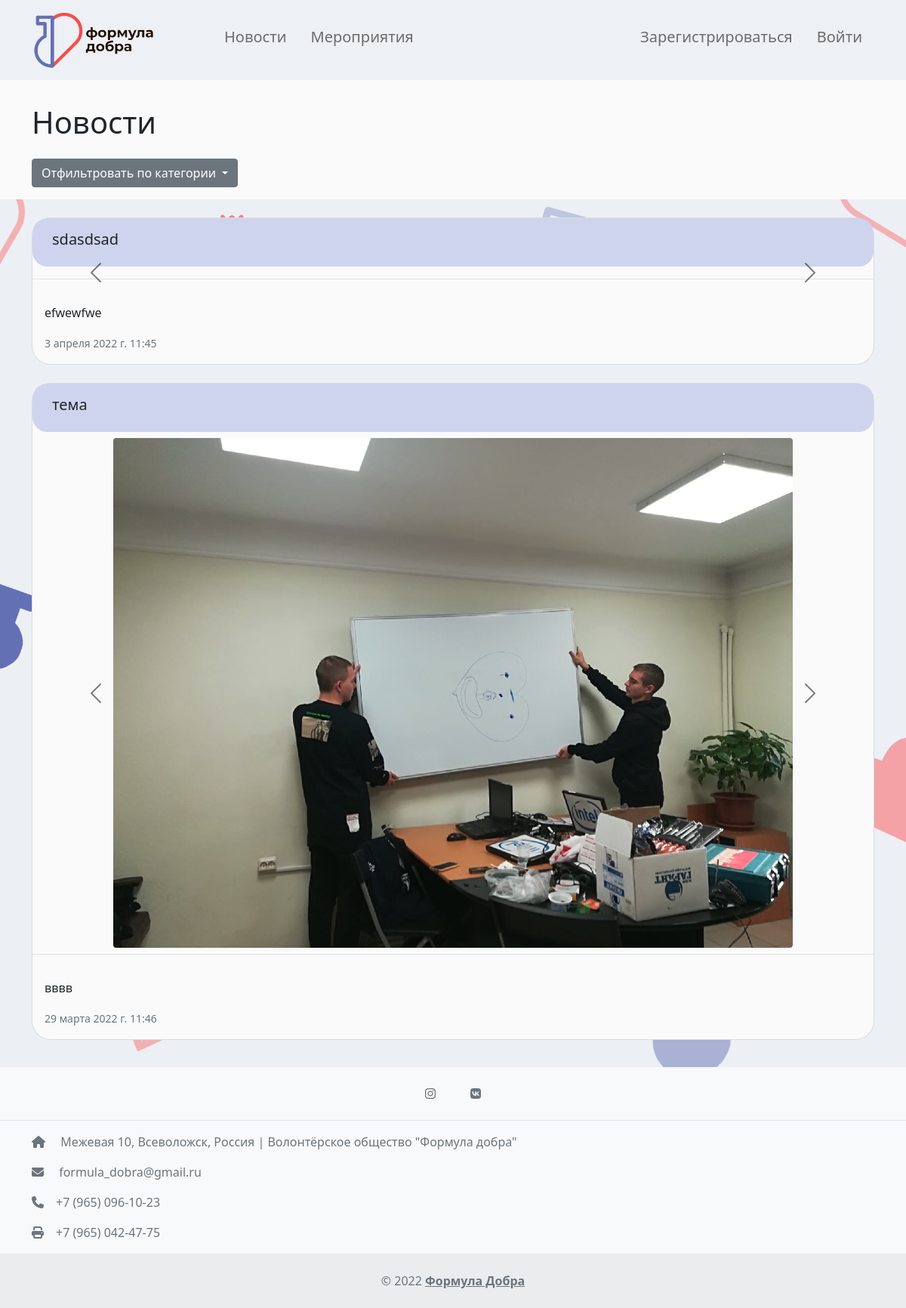
The page /news/ on the database as committed earlier.
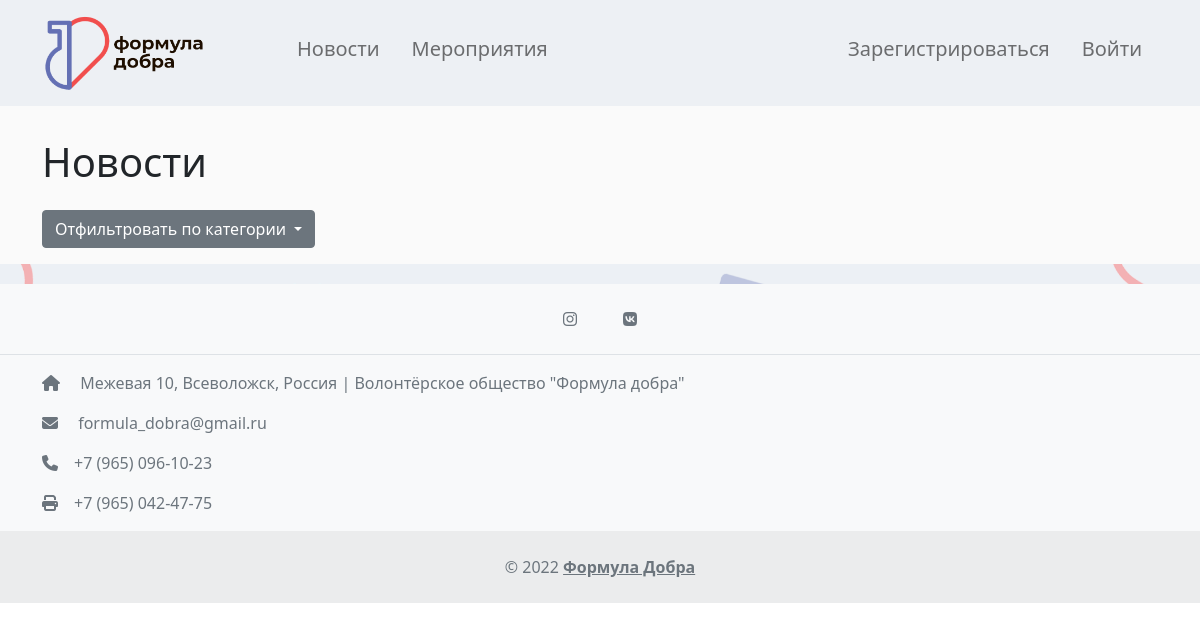
The same page on the database as committed later.
### news/models.py (models this page shows, shortened)
class News(models.Model):
    title = models.CharField(max_length=150, verbose_name='Наименование')
    content = models.TextField(blank=True, verbose_name='Контент')
    created_at = models.DateTimeField(auto_now_add=True, verbose_name='Опубликовано')
    updated_at = models.DateTimeField(auto_now=True, verbose_name='Обновлено')
    photo1 = models.ImageField(upload_to='photos/news/%Y/%m/%d', blank=True, verbose_name='Фото1')
    photo2 = models.ImageField(upload_to='photos/news/%Y/%m/%d', blank=True, verbose_name='Фото2')
    photo3 = models.ImageField(upload_to='photos/news/%Y/%m/%d', blank=True,verbose_name='Фото3')
    is_published = models.BooleanField(default=True, verbose_name='Опубликовано?')
    category = models.ForeignKey('Category', on_delete=models.PROTECT, null=True, verbose_name='Категория')
    class Meta:
        verbose_name = 'Новость'
        verbose_name_plural = 'Новости'
        ordering = ['-created_at']

### news/views.py (the view)
# urls.py: path('news/', news_page, name='news'),
def news_page(request):
    news = News.objects.all()
    categories = Category.objects.all()
    return render(request, 'news/news.html', {'news': news, 'category': categories})

### templates/news/news.html (shortened to what this page needs)
{% extends 'base.html' %}
{% block content %}
    <div class="p-3"   style="background-color: #fafafa;" >
        <div class="container  mb-4 mt-3"  >
                <H1 >Новости</H1>
        </div>
                <div class="dropdown container d-grid gap-2 d-md-block " >
                  <button class="btn btn-secondary dropdown-toggle" type="button" id="dropdownMenuButton1" data-bs-toggle="dropdown" aria-expanded="false">
                    Отфильтровать по категории
                  </button>
                </div>
    </div>
    <div class=" container " >
    {% for item in news %}
        {% if item.is_published %}
        <div class="card mb-3 my-4  " style="background-color: #fafafa; border-radius: 25px;">
        <div class="card-body mb-2" style="background-color: #ced4ee; border-radius: 20px;">
        <h5 class="card-title " style="margin-left: 10px">{{ item.title }}</h5>
        </div>
        {% if not item.photo2 and not item.photo3 %}
            <div class="carousel-item active" data-bs-interval="10000">
              <img src="{{ item.photo1.url }}" class="img-fluid rounded mx-auto d-block mx-5" alt=""   width="900ph" >
            </div>
            {% else %}
             <div id="carouselExampleDark{{item.id}}" class="carousel carousel-dark slide mb-2 " data-bs-ride="carousel">
          <div class="carousel-inner">
              {% if item.photo1 %}
            <div class="carousel-item active" data-bs-interval="10000">
              <img src="{{ item.photo1.url }}" class="img-fluid rounded mx-auto d-block mx-5" alt=""   width="900ph" >
            </div>
              {% endif %}
          </div>
          <button class="carousel-control-prev" type="button" data-bs-target="#carouselExampleDark{{item.id}}" data-bs-slide="prev">
            <span class="carousel-control-prev-icon" aria-hidden="true"></span>
          </button>
          <button class="carousel-control-next" type="button"  data-bs-target="#carouselExampleDark{{item.id}}" data-bs-slide="next">
            <span class="carousel-control-next-icon" aria-hidden="true"></span>
          </button>
        </div>
            {% endif %}
          <div class="card-body border-top">
              {% autoescape off %}
            <p class="card-text">{{ item.content|safe}}</p>
              {% endautoescape %}
            <p class="card-text"><small class="text-muted">{{ item.created_at }}</small></p>
          </div>
        </div>
        {% endif %}
    {% endfor %}
    </div>
{% endblock %}

### templates/base.html (shortened to what this page needs)
{% load static %}
<!doctype html>
<html lang="en">
  <head>
    <link href="https://cdn.jsdelivr.net/npm/bootstrap@5.1.3/dist/css/bootstrap.min.css" rel="stylesheet">
  </head>
  <body>
    <nav class="navbar navbar-expand-lg navbar-light " style="background-color: #edf0f4;">
    <div class="container">
        <a  class="navbar-brand" href="/"><img class="bi me-2" width="165" height="80" role="img" aria-label="Bootstrap" src ="{% static 'navlogo.png' %}"></a>
        <div class="collapse navbar-collapse justify-content-start"  id="navbarSupportedContent">
                    <ul class="navbar-nav mr-auto " style="margin-left: 50px">
                            <li class="nav-item "><a href="{% url 'news' %}" class="nav-link px-3  link-dark h5">Новости</a></li>
                            <li class="nav-item "><a href="{% url 'events' %}" class="nav-link px-3 link-dark h5">Мероприятия</a></li>
                    </ul>
        </div>
        <div class="collapse navbar-collapse justify-content-end"  id="navbarSupportedContent">
                    <ul class="navbar-nav mr-auto " >
                        {% if request.user.is_authenticated %}
                        <li class="nav-item " >
                                 <a href="{% url 'profile' %}" class="nav-link px-3  link-dark h5 ">{{ user.first_name }}</a>
                             </li>
                           <li class="nav-item ">
                                <a href="{% url 'logout' %}" class="nav-link px-3  link-dark h5">Выйти</a>
                            </li>
                        {% else %}
                             <li class="nav-item ">
                                 <a href="{% url 'register' %}" class="nav-link px-3  link-dark h5 ">Зарегистрироваться</a>
                             </li>
                           <li class="nav-item ">
                                <a href="{% url 'login' %}" class="nav-link px-3  link-dark h5">Войти</a>
                            </li>
                        {% endif %}
                    </ul>
        </div>
        </div>
    </nav>
        <div class="bg-image" style="background: url({% static 'backgroung.png' %}) repeat-y top center; background-size: 100% auto;padding-bottom: 20px">
        {% block content %}{% endblock %}
        </div>
        <footer class="text-center text-lg-start bg-light text-muted">
  <section
    class="d-flex justify-content-center justify-content-lg-center p-3 border-bottom"
  >
    <div>
      <a href="https://instagram.com/formula_dobra_47" target="_blank" class="btn btn-social mx-2 text-reset">
        <i class="fab fa-instagram"></i>
      </a>
      <a href="https://vk.com/formula_dobra_47" target="_blank" class="btn btn-social mx-2 text-reset">
        <i class="fab fa-vk"></i>
      </a>
    </div>
  </section>
  <section class="">
    <div class="container text-center text-md-start mt-6">
      <div class="row mt-3">
        <div class="row-md-4 row-lg-3 row-xl-3 mx-auto mb-md-0 mb-4">
          <p><i class="fas fa-home me-3"></i> Межевая 10, Всеволожск, Россия | Волонтёрское общество "Формула добра"</p>
          <p>
            <i class="fas fa-envelope me-3"></i>
            formula_dobra@gmail.ru
          </p>
          <p><i class="fas fa-phone me-3"></i>+7 (965) 096-10-23</p>
          <p><i class="fas fa-print me-3"></i>+7 (965) 042-47-75</p>
        </div>
      </div>
    </div>
  </section>
  <div class="text-center p-4" style="background-color: rgba(0, 0, 0, 0.05);">
    ©
<a class="text-reset fw-bold" href="">Формула Добра</a>
  </div>
</footer>
  </body>
</html>

Rows that differ between the two databases and show on the page:
removed News: title "sdasdsad", is_published True (drawn), content "efwewfwe", created_at "3 апреля 2022 г. 11:45"
removed News: title "тема", photo1 (picture), is_published True (drawn), content "вввв", created_at "29 марта 2022 г. 11:46"
